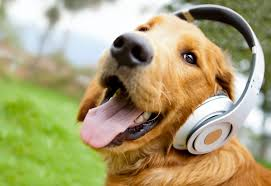
%> input picture Digital Signal and Image Processing/Histogram Equalization/image.jpg, 271 x 186 px
$ octave hist.m   (GNU Octave 9; MATLAB toolbox functions it lacks are replaced by stand-ins)
%> lines starting %> are read from the running program, lines starting %| are printed output that depends on the picture
clc;
clear;
filename= 'image.jpg'; % the filename to be read
im=imread(filename);
%> im is the input picture: size 186x271x3 uint8; mean R, G, B 169.5, 160.7, 117.1
im=imresize(im,[256,256]);
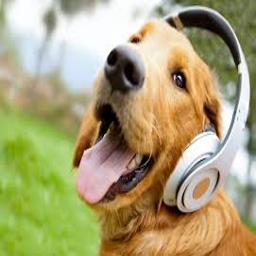
%> im: size 256x256x3 uint8; mean R, G, B 169.5, 160.7, 117.1
im=rgb2gray(im);
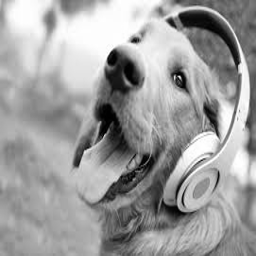
%> im: size 256x256 uint8; min 0, max 255, mean 158.4
figure(1);
subplot(1,2,1);
imshow(im);

subplot(1,2,2);
imagesc(im);  % display
axis('square');
colormap('gray');
imhist(im);
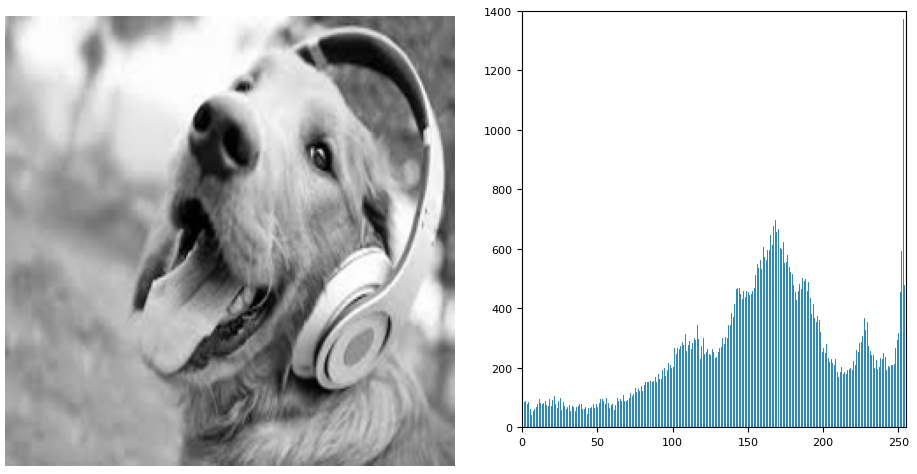
%> figure redrawn from the program's plot data, 2 panels
im_histeq=histeq(im);
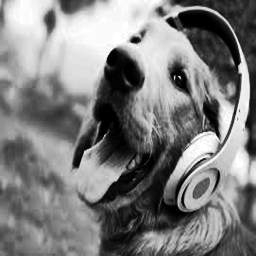
%> im_histeq: size 256x256 uint8; min 0, max 255, mean 126.2
figure(2);
subplot(1,2,1);
imshow(im_histeq);
%axis('square');
colormap('gray');

subplot(1,2,2);
imhist(im_histeq);
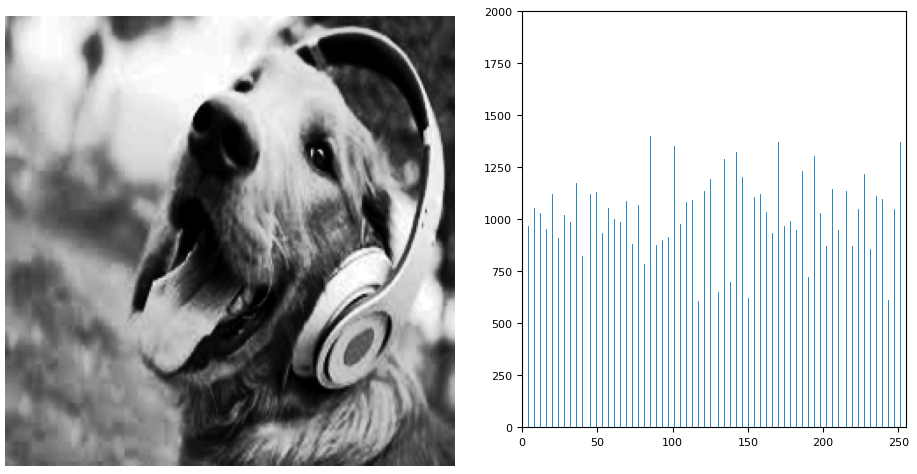
%> figure redrawn from the program's plot data, 2 panels

$ run again, with Digital Signal and Image Processing/Histogram Equalization/Histogram-1.PNG saved as Digital Signal and Image Processing/Histogram Equalization/image.jpg
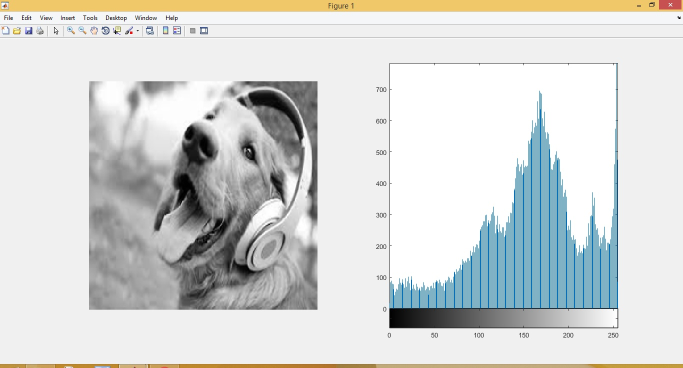
%> input picture Digital Signal and Image Processing/Histogram Equalization/Histogram-1.PNG, 1366 x 736 px (shown at 1/2 size)
%> im is the input picture: size 736x1366x3 uint8; mean R, G, B 212.3, 214.8, 213.1
%> `im_histeq=histeq(im);`:
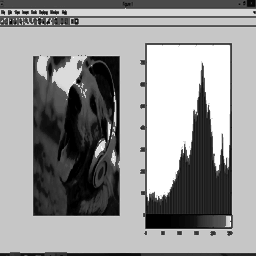
%> im_histeq: size 256x256 uint8; min 0, max 255, mean 149.2
%> `imhist(im_histeq);`:
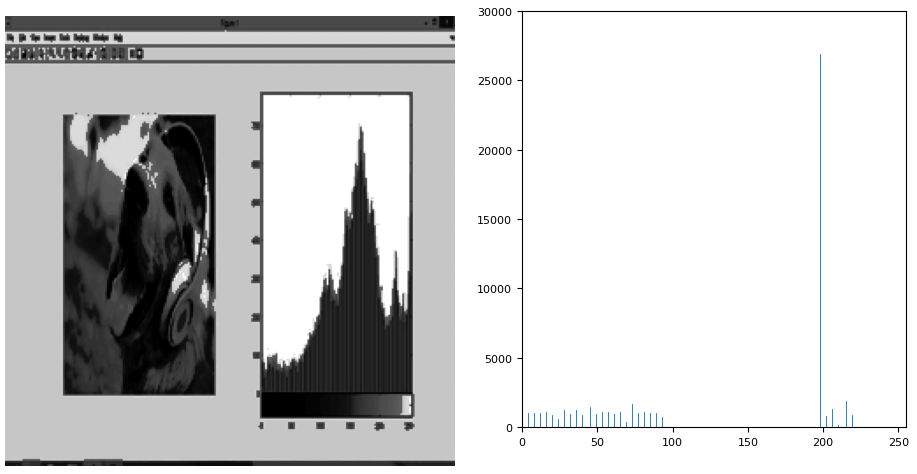
%> figure redrawn from the program's plot data, 2 panels

$ run again, with Digital Signal and Image Processing/Histogram Equalization/Histogram-2.PNG saved as Digital Signal and Image Processing/Histogram Equalization/image.jpg
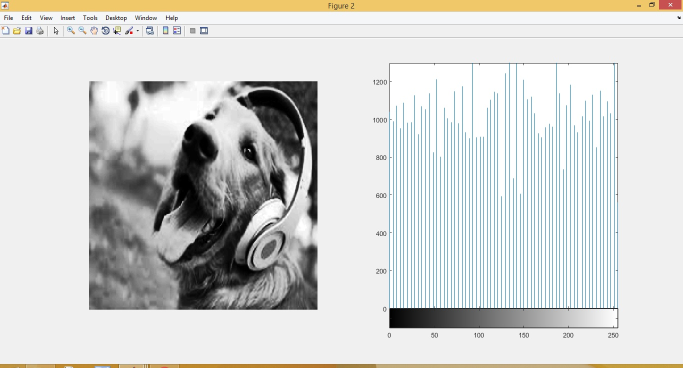
%> input picture Digital Signal and Image Processing/Histogram Equalization/Histogram-2.PNG, 1366 x 736 px (shown at 1/2 size)
%> im is the input picture: size 736x1366x3 uint8; mean R, G, B 210, 210.8, 208
%> `im_histeq=histeq(im);`:
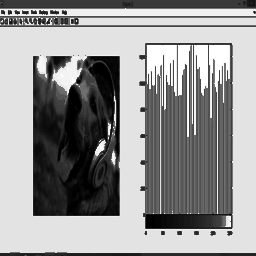
%> im_histeq: size 256x256 uint8; min 0, max 255, mean 149.1
%> `imhist(im_histeq);`:
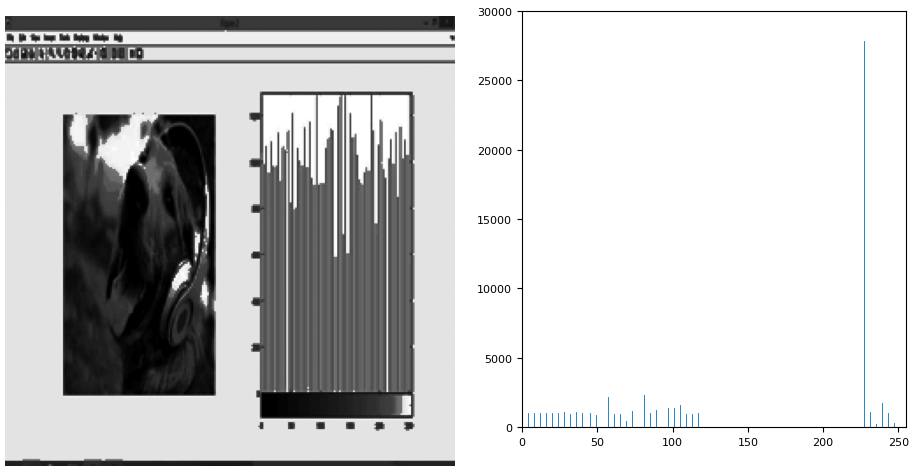
%> figure redrawn from the program's plot data, 2 panels
